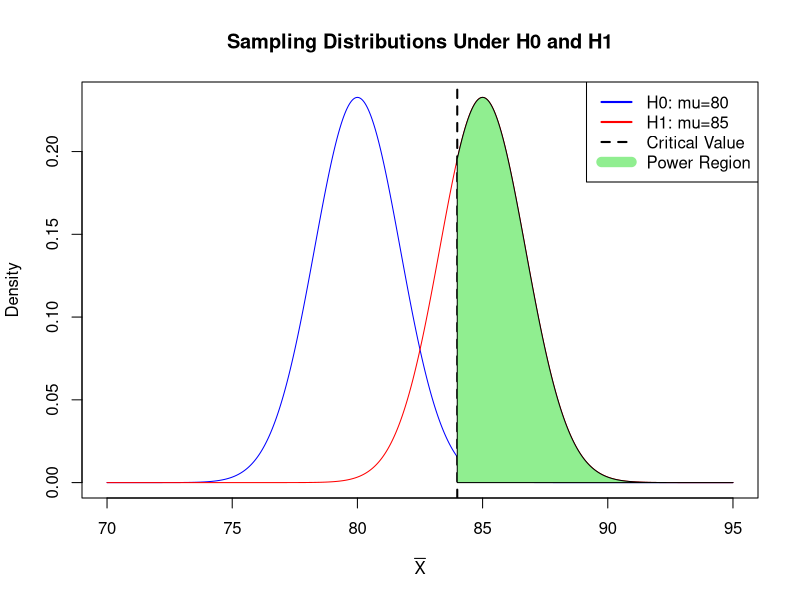

The R source for this figure:
#CT2
#Q1
# Data
before <- c(85, 78, 90, 82, 88, 80, 76, 85, 87, 90)
after <- c(83, 76, 87, 80, 84, 78, 75, 82, 86, 89)

# Paired t-test
t.test(before, after,
       paired = TRUE,
       alternative = "greater")

#Q2
mu0 <- 80
mu1 <- 85
sigma <- 12
n <- 49
alpha <- 0.01

SE <- sigma/sqrt(n)

z_alpha <- qnorm(1-alpha)

xbar_critical <- mu0 + z_alpha*SE

SE
z_alpha
xbar_critical

power <- 1 - pnorm(xbar_critical,
                   mean = mu1,
                   sd = SE)

power

x <- seq(70, 95, length = 1000)

y0 <- dnorm(x, mean = mu0, sd = SE)
y1 <- dnorm(x, mean = mu1, sd = SE)

plot(x, y0,
     type = "l",
     col = "blue",
     xlab = expression(bar(X)),
     ylab = "Density",
     main = "Sampling Distributions Under H0 and H1")

lines(x, y1,
      col = "red")

abline(v = xbar_critical,
       lwd = 2,
       lty = 2)

# Shade power region
xp <- seq(xbar_critical, max(x), length = 500)
yp <- dnorm(xp, mean = mu1, sd = SE)

polygon(c(xbar_critical, xp, max(x)),
        c(0, yp, 0),
        col = "lightgreen")

legend("topright",
       legend = c("H0: mu=80",
                  "H1: mu=85",
                  "Critical Value",
                  "Power Region"),
       col = c("blue","red","black","lightgreen"),
       lwd = c(2,2,2,10),
       lty = c(1,1,2,1))

#CT3
#Q1
benzene <- c(0.21, 1.44, 2.54, 2.97, 0.00,
             3.91, 2.24, 2.41, 4.50, 0.15,
             0.30, 0.36, 4.50, 5.03, 0.00,
             2.89, 4.71, 0.85, 2.60, 1.26)

t.test(benzene,
       mu = 1,
       alternative = "greater",
       conf.level = 0.95)
#Q2
mu0 <- 1200
xbar <- 1150
s <- 100
n <- 30

t <- (xbar - mu0)/(s/sqrt(n))
p_value <- 2*(1 - pt(abs(t), df=n-1))

t
p_value
